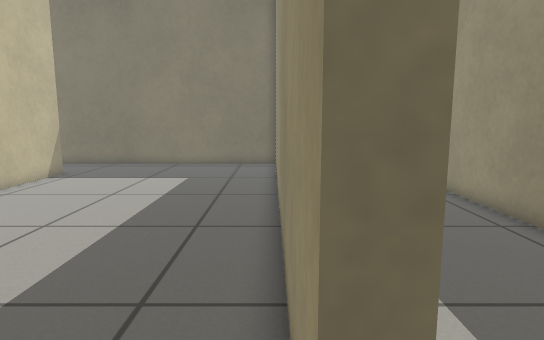
View 1 (above)

19 first-person views from a walk through a Gazebo world. The camera is 0.69 m above the floor, tilts 8° down and sees 75° across. The floor is counted in squares, 0.25 m on a side. Each view is taken from the middle of a square. On the plan, view 1 faces up. The plan holds only what a view shows up to about 20 squares ahead; the rest is blank.

View 2
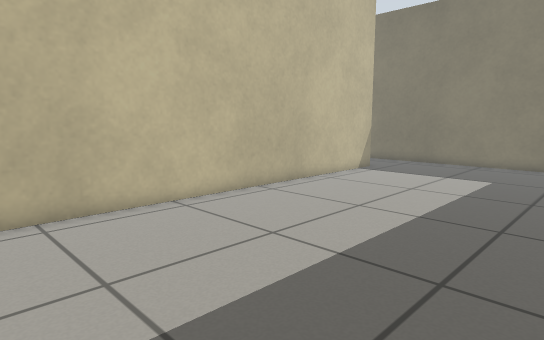

View 3
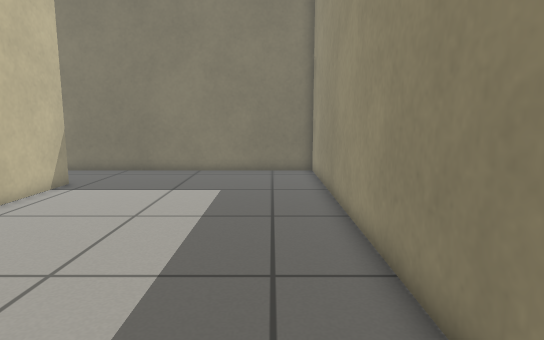

View 4
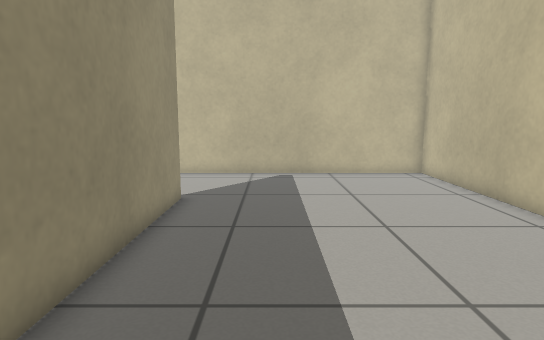

View 5
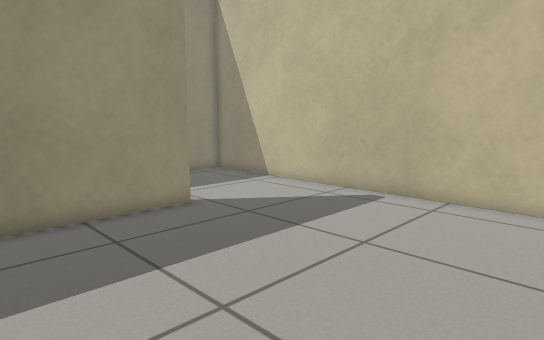

View 6
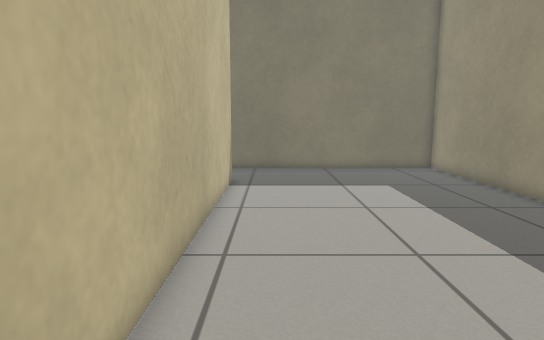

View 7
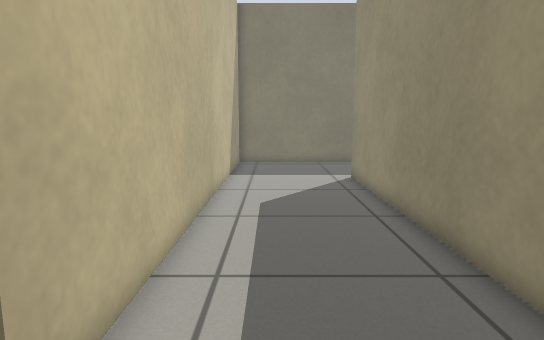

View 8
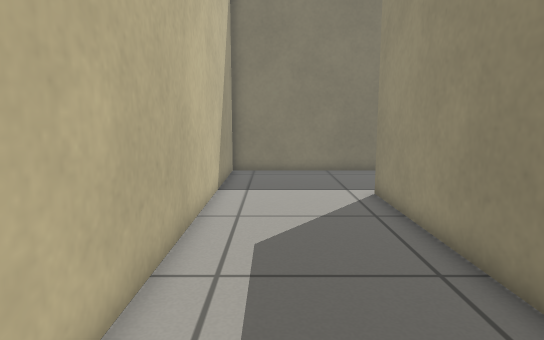

View 9
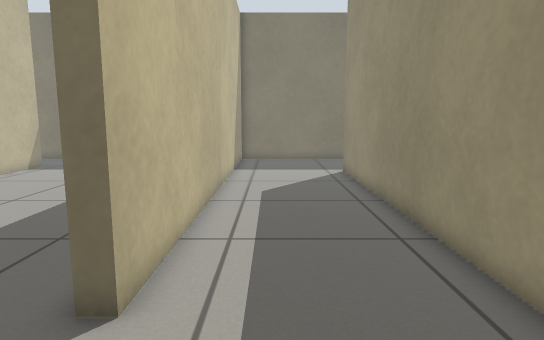

View 10
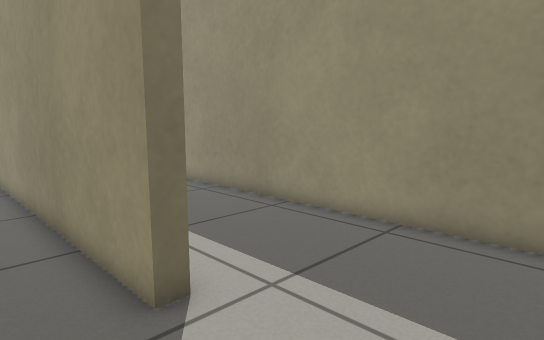

View 11
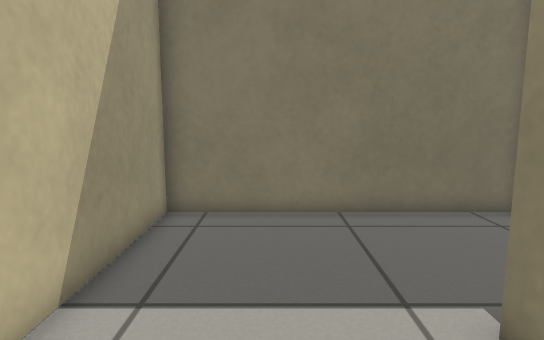

View 12
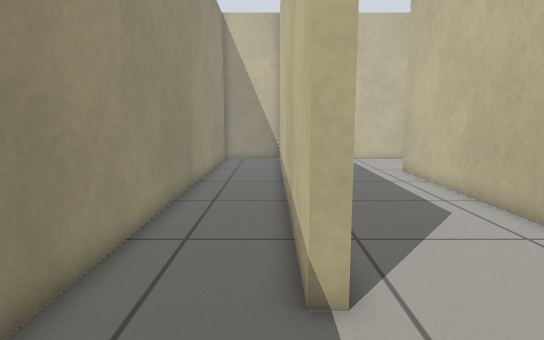

View 13
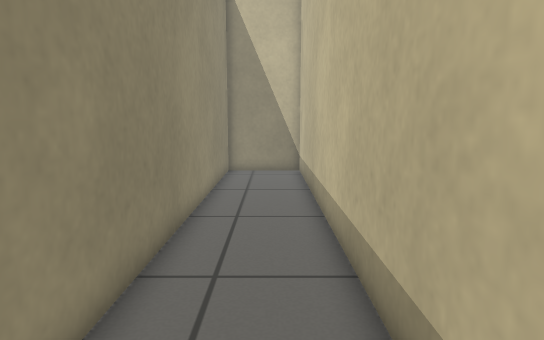

View 14
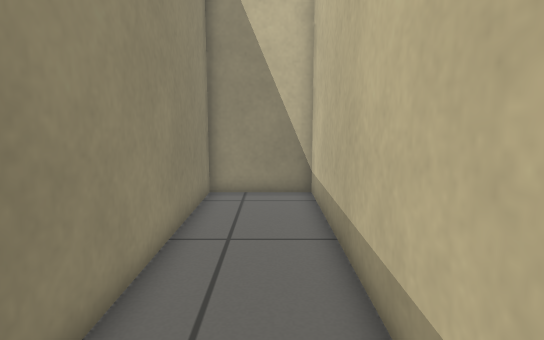

View 15
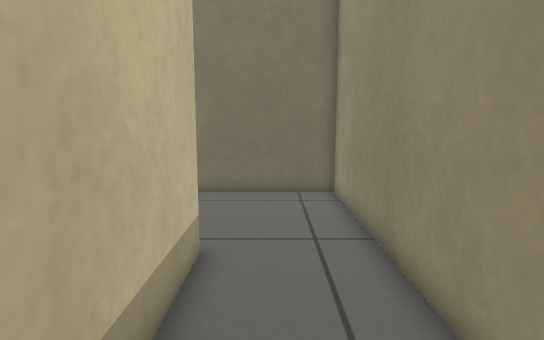

View 16
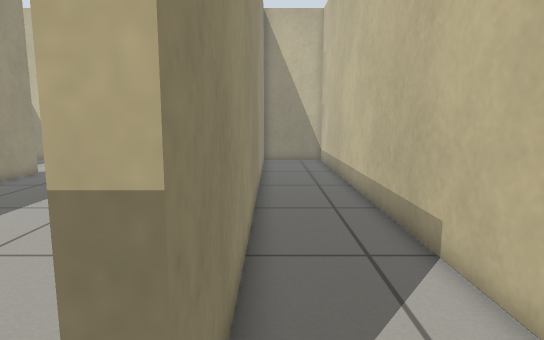

View 17
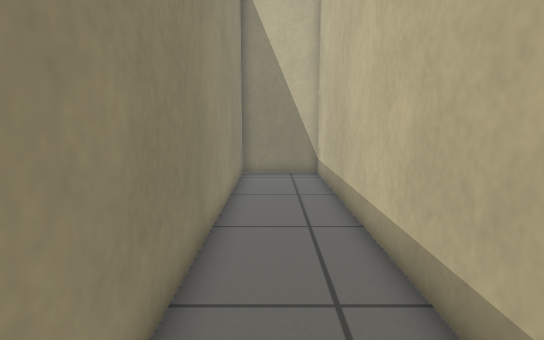

View 18
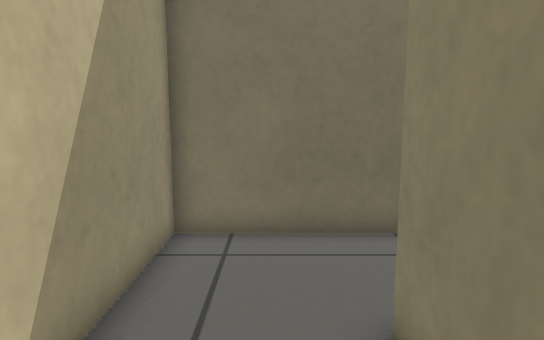

View 19
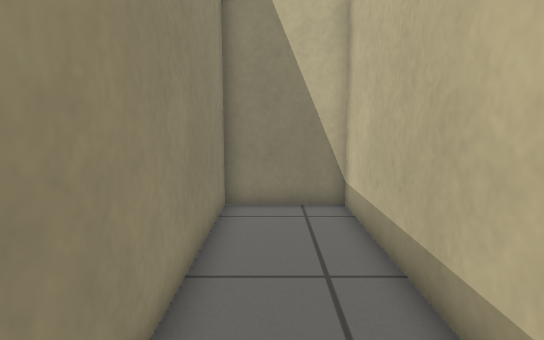

### Floor plan
Points are (right, up) in squares from view 1. A wall is a line through its corners. A room is listed if a view was taken in it or the views show most of it. See-through windows are left out.
Room 1 (views 1, 2, 3, 4, 5, 6, 10)
walls: (0.8, 1.7) (0.2, 1.7) (0.2, 22.4) (-10.4, 22.4); (-10.8, 18.2) (-10.8, -4.4) (1.4, -4.4)
ways out: opening at (0.5, -1) to room 2; opening at (-11, 20) to room 4
Room 2 (views 7, 8, 9, 11)
walls: (6.9, -4) (6.9, 16.2) (7.5, 16.2); (1.4, -4.4) (6.4, -4.4); (7.5, 22.4) (0.8, 22.4) (0.8, 1.7)
ways out: opening at (0.5, -1) to room 1; opening at (7, 19) to room 3
Room 3 (views 12, 13, 14, 15)
walls: (7.5, 16.2) (7.5, -4.4) (11.4, -4.4) (11.4, 22.4) (7.5, 22.4)
ways out: opening at (7, 19) to room 2
Room 4 (views 16, 17, 18, 19)
walls: (-10.4, 22.4) (-15.4, 22.4) (-15.4, -4.4) (-11.5, -4.4) (-11.5, 18.2) (-10.8, 18.2)
ways out: opening at (-11, 20) to room 1

Positions as (right, up) in squares from view 1, and headings:
1: (0, 0), facing up
2: (0, -1), facing up-left
3: (-2, 3), facing up
4: (-3, 14), facing down
5: (-10, 8), facing down-right
6: (-9, 2), facing up
7: (3, -1), facing up
8: (3, 3), facing up
9: (3, -3), facing up
10: (-2, -3), facing up-right
11: (4, 12), facing up
12: (8, 21), facing down
13: (9, 15), facing down
14: (9, 9), facing down
15: (9, 9), facing up
16: (-12, 20), facing down
17: (-13, 14), facing down
18: (-13, 14), facing up
19: (-13, 7), facing down
